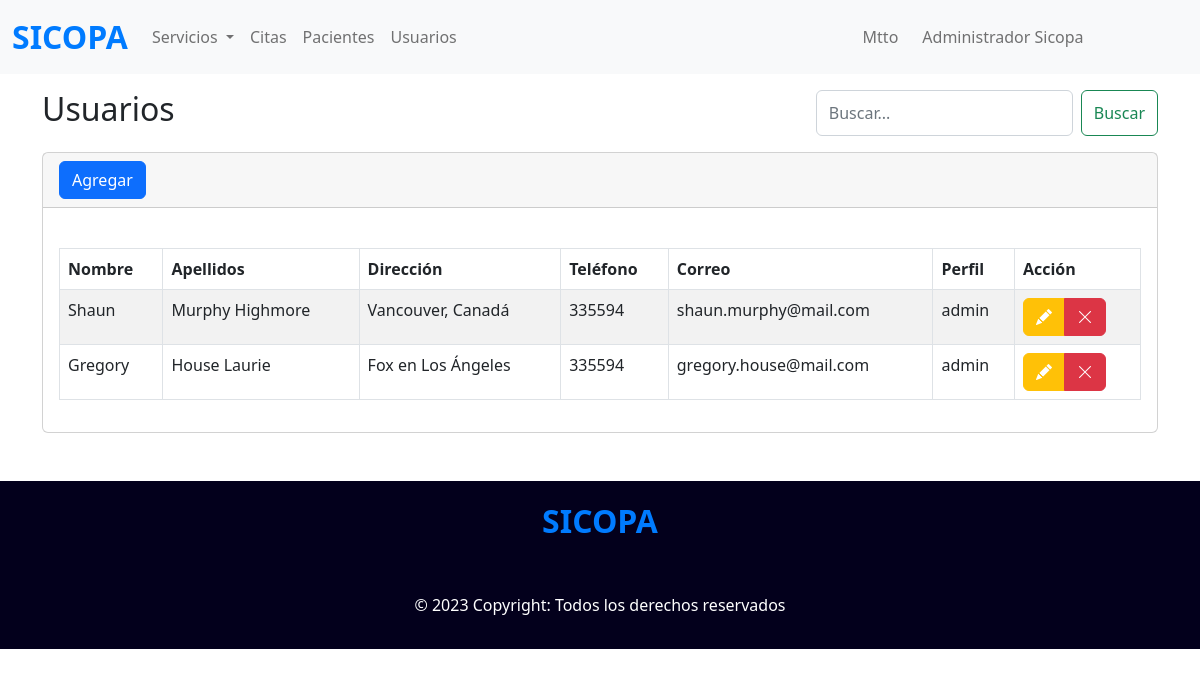
The app's page /usuarios (signed in) with its own data.
### tables this page shows
CREATE TABLE doctor (
	id_doctor INT PRIMARY KEY AUTO_INCREMENT NOT NULL,
    cedula VARCHAR(50) NOT NULL,
    nombre VARCHAR(30) NOT NULL,
    apellidos VARCHAR(50) NOT NULL,
    direccion VARCHAR(50) NOT NULL,
    telefono VARCHAR(30) NOT NULL,
    email VARCHAR(50),
    password VARCHAR(120),
    perfil VARCHAR(20),
    fecha_registro TIMESTAMP DEFAULT CURRENT_TIMESTAMP
);

### index.php (called while the page is built, shortened)
<?php
require_once 'controllers/users.controller.php';
require_once 'models/login.model.php';
include 'views/templates/layout.php';

### models/connection.php (called while the page is built)
<?php
class Conexion {
    static public function conectar() {
        $link = new PDO('mysql:host=localhost;dbname=sicopa', 'root', '');
        $link -> exec('set names utf8');
        return $link;
    }
}

### models/login.model.php (called while the page is built, shortened)
<?php
require_once 'connection.php';
class LoginModel {
    public static function getUsers() {
        $sql = 'SELECT * FROM doctor WHERE id_doctor NOT IN (1)';
        $stmt = Conexion::conectar() -> prepare($sql);
        $stmt -> execute();
        return $stmt -> fetchAll();
    }
}

### controllers/users.controller.php (called while the page is built, shortened)
<?php
class UsersController {
    public static function getUsers() {
        return LoginModel::getUsers();
    }
}

### views/modules/usuarios.php (the view, shortened to what this page needs)
<section class="container">
    <div class="mt-3 buscador">
        <h2>Usuarios</h2>
        <form class="d-flex">
            <input class="form-control me-2" type="search" placeholder="Buscar..." aria-label="Search">
            <button class="btn btn-outline-success" type="submit">Buscar</button>
        </form>
    </div>
    <div class="mt-3 card">
        <div class="card-header">
            <button type="button" class="btn btn-primary" data-bs-toggle="modal" data-bs-target="#exampleModal">
                Agregar
            </button>
        </div>
        <div class="card-body">
            <div class="table-responsive">
                <table class="table table-bordered table-striped dt-responsive tablaCategorias mt-4" width="100%" id="table">
                    <thead>
                        <tr>
                            <th>Nombre</th>
                            <th>Apellidos</th>
                            <th>Dirección</th>
                            <th>Teléfono</th>
                            <th>Correo</th>
                            <th>Perfil</th>
                            <th>Acción</th>
                        </tr>
                    </thead>
                    <tbody>
                        <?php
                        $users = UsersController::getUsers();
                        foreach ($users as $key => $user) {
                            echo "
                                <tr>
                                    <td>{$user['nombre']}</td>
                                    <td>{$user['apellidos']}</td>
                                    <td>{$user['direccion']}</td>
                                    <td>{$user['telefono']}</td>
                                    <td>{$user['email']}</td>
                                    <td>{$user['perfil']}</td>
                                    <td>
                                        <div class='btn-group' role='group' aria-label='Basic mixed styles example'>
                                            <button type='button' class='btn btn-warning'><i class='bi bi-pencil-fill text-white'></i></button>
                                            <button type='button' class='btn btn-danger'><i class='bi bi-x-lg'></i></button>
                                        </div>
                                    </td>
                                </tr>
                            ";
                        }
                        ?>
                    </tbody>
                </table>
            </div>
        </div>
    </div>
</section>

### views/css/estilos.css (style rules this page uses)
@media (min-width: 768px) { .buscador { display: flex; justify-content: space-between; } }

### records on screen
doctor: nombre "Shaun", apellidos "Murphy Highmore", direccion "Vancouver, Canadá", telefono "335594", email "shaun.murphy@mail.com", perfil "admin"
doctor: nombre "Gregory", apellidos "House Laurie", direccion "Fox en Los Ángeles", telefono "335594", email "gregory.house@mail.com", perfil "admin"

### other values on screen
$_SESSION["nombre"] "Administrador"
$_SESSION["apellidos"] "Sicopa"
